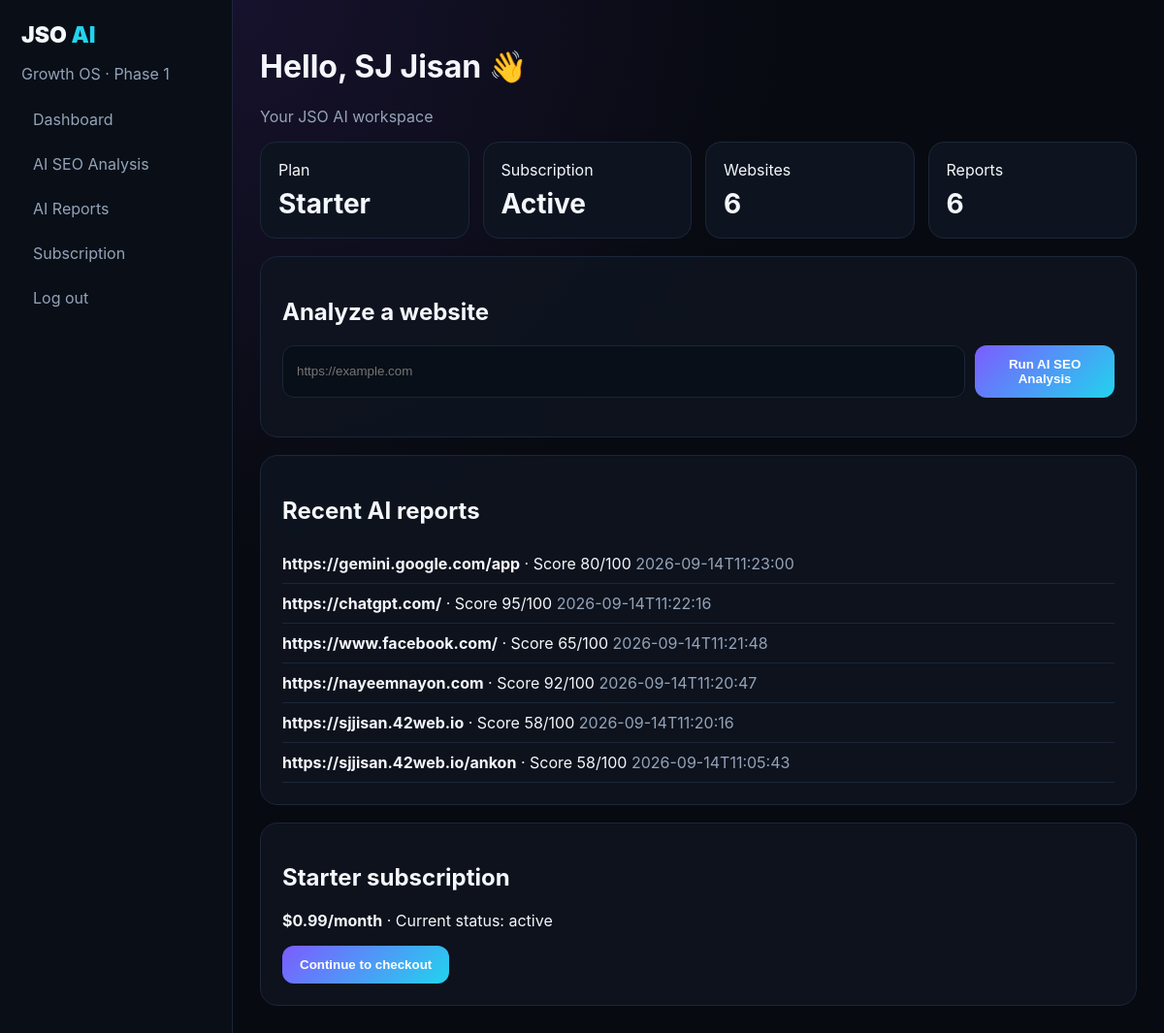
The app's page /dashboard (signed in) with its own data.
### tables this page shows
CREATE TABLE users (
        id INTEGER PRIMARY KEY AUTOINCREMENT,
        name TEXT NOT NULL,
        email TEXT UNIQUE NOT NULL,
        password_hash TEXT NOT NULL,
        plan TEXT NOT NULL DEFAULT 'free',
        subscription_status TEXT NOT NULL DEFAULT 'inactive',
        subscription_expires_at TEXT,
        created_at TEXT NOT NULL
    );

CREATE TABLE reports (
        id INTEGER PRIMARY KEY AUTOINCREMENT,
        user_id INTEGER NOT NULL,
        website_id INTEGER NOT NULL,
        score INTEGER NOT NULL,
        report_json TEXT NOT NULL,
        created_at TEXT NOT NULL,
        FOREIGN KEY(user_id) REFERENCES users(id),
        FOREIGN KEY(website_id) REFERENCES websites(id)
    );

CREATE TABLE websites (
        id INTEGER PRIMARY KEY AUTOINCREMENT,
        user_id INTEGER NOT NULL,
        url TEXT NOT NULL,
        title TEXT,
        created_at TEXT NOT NULL,
        FOREIGN KEY(user_id) REFERENCES users(id)
    );

### app.py (the view)
@app.get("/dashboard")
@login_required
def dashboard():
    user = db().execute("SELECT * FROM users WHERE id=?", (session["user_id"],)).fetchone()
    sites = db().execute("SELECT * FROM websites WHERE user_id=? ORDER BY id DESC", (user["id"],)).fetchall()
    reports = db().execute("""
        SELECT reports.*, websites.url FROM reports
        JOIN websites ON websites.id=reports.website_id
        WHERE reports.user_id=? ORDER BY reports.id DESC LIMIT 10
    """, (user["id"],)).fetchall()
    return render_template("dashboard.html", user=user, sites=sites, reports=reports)

### app.py (called while the page is built)
def db():
    if "db" not in g:
        g.db = sqlite3.connect(DB_PATH)
        g.db.row_factory = sqlite3.Row
    return g.db

def login_required(fn):
    @wraps(fn)
    def wrapper(*args, **kwargs):
        if "user_id" not in session:
            return redirect(url_for("login"))
        return fn(*args, **kwargs)
    return wrapper

### templates/dashboard.html (shortened to what this page needs)
{% extends "base.html" %}{% block content %}<div class="dash"><aside class="side"><div class="logo">JSO <span>AI</span></div><p class="muted">Growth OS · Phase 1</p><a href="/dashboard">Dashboard</a><a href="#analyze">AI SEO Analysis</a><a href="#reports">AI Reports</a><a href="#billing">Subscription</a><a href="/logout">Log out</a></aside><main class="main"><h1>Hello, {{user["name"]}} 👋</h1><p class="muted">Your JSO AI workspace</p><div class="stats"><div class="stat">Plan<b>{{user["plan"]|capitalize}}</b></div><div class="stat">Subscription<b>{{user["subscription_status"]|capitalize}}</b></div><div class="stat">Websites<b>{{sites|length}}</b></div><div class="stat">Reports<b>{{reports|length}}</b></div></div><section class="card" id="analyze" style="margin-top:18px"><h2>Analyze a website</h2><div class="analyze"><input id="url" class="input" placeholder="https://example.com"><button class="btn" onclick="analyze()">Run AI SEO Analysis</button></div><div id="result"></div></section><section id="reports" class="card" style="margin-top:18px"><h2>Recent AI reports</h2>{% for r in reports %}<div class="issue"><a href="/report/{{r['id']}}"><b>{{r['url']}}</b></a> · Score {{r['score']}}/100 <span class="muted">{{r['created_at'][:19]}}</span></div>{% else %}<p class="muted">No reports yet.</p>{% endfor %}</section><section id="billing" class="card" style="margin-top:18px"><h2>Starter subscription</h2><p><b>$0.99/month</b> · Current status: {{user["subscription_status"]}}</p><button class="btn" onclick="checkout()">Continue to checkout</button><div id="pay"></div></section></main></div>{% endblock %}

### templates/base.html (shortened to what this page needs)
<!doctype html><html><head><link rel="stylesheet" href="{{ url_for('static',filename='app.css') }}"></head><body>{% block content %}{% endblock %}</body></html>

### static/app.css (style rules this page uses)
:root { --bg:#070a10;--panel:#0e1420;--line:#1b2638;--text:#f4f7fb;--muted:#94a3b8;--a:#7c5cff;--b:#22d3ee;--good:#36e0a1 }
* { box-sizing:border-box }
body { margin:0;background:radial-gradient(circle at 20% 0%,#17122d 0,#070a10 40%),var(--bg);color:var(--text);font-family:Inter,system-ui,Arial,sans-serif }
a { color:inherit;text-decoration:none }
.logo { font-size:23px;font-weight:900 }
.logo span { color:var(--b) }
.btn { display:inline-flex;border:0;border-radius:12px;padding:12px 18px;background:linear-gradient(135deg,var(--a),var(--b));color:white;font-weight:800;cursor:pointer }
.card { background:rgba(14,20,32,.86);border:1px solid var(--line);border-radius:18px;padding:22px }
.muted { color:var(--muted) }
.input { width:100%;padding:14px;border:1px solid var(--line);border-radius:12px;background:#090f18;color:white;margin:7px 0 14px }
.dash { display:grid;grid-template-columns:240px 1fr;min-height:100vh }
.side { border-right:1px solid var(--line);padding:22px;background:#090e17 }
.side a { display:block;padding:11px 12px;border-radius:10px;color:var(--muted);margin:4px 0 }
.main { padding:28px }
.stats { display:grid;grid-template-columns:repeat(4,1fr);gap:14px }
.stat { background:#0d1420;border:1px solid var(--line);padding:18px;border-radius:16px }
.stat b { font-size:28px;display:block;margin-top:8px }
.analyze { display:flex;gap:10px;margin:18px 0 }
.analyze .input { margin:0 }
.issue { padding:10px 0;border-bottom:1px solid var(--line) }

### records on screen
users: name "SJ Jisan", plan "Starter", subscription_status "Active", subscription_status "active"
reports: url "https://gemini.google.com/app", score "80", created_at "2026-09-14T11:23:00"
reports: url "https://chatgpt.com/", score "95", created_at "2026-09-14T11:22:16"
reports: url "https://www.facebook.com/", score "65", created_at "2026-09-14T11:21:48"
reports: url "https://nayeemnayon.com", score "92", created_at "2026-09-14T11:20:47"
reports: url "https://sjjisan.42web.io", score "58", created_at "2026-09-14T11:20:16"
reports: url "https://sjjisan.42web.io/ankon", score "58", created_at "2026-09-14T11:05:43"

### other values on screen
{{ sites|length }} "6"
{{ reports|length }} "6"
